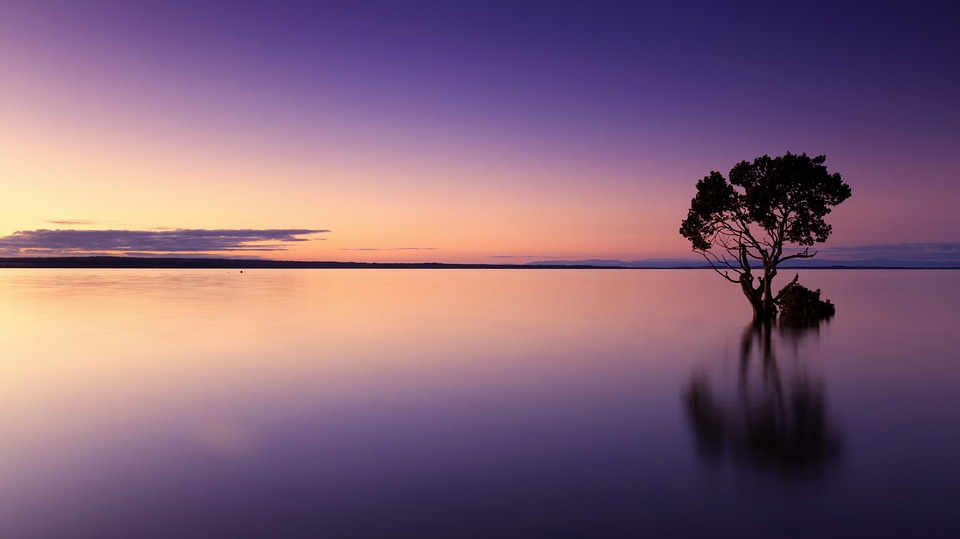
#> input picture opencv img.jpg, 960 x 539 px
$ python Image_transformation.py
#> lines starting #> are read from the running program, lines starting #| are printed output that depends on the picture
import cv2 as cv
import numpy as np

img = cv.imread("opencv img.jpg")
#> img is the input picture: shape (539, 960, 3); mean B, G, R 119.6, 99.1, 130.6
# cv.imshow('Tree',img)

# Translation
def translate(img, x, y):
#> called with x = -100, y = -100
    transMat = np.float32([[1,0,x],[0,1,y]])
    dimensions = (img.shape[1],img.shape[0])
#> dimensions = (960, 539)
    return cv.warpAffine(img,transMat,dimensions)
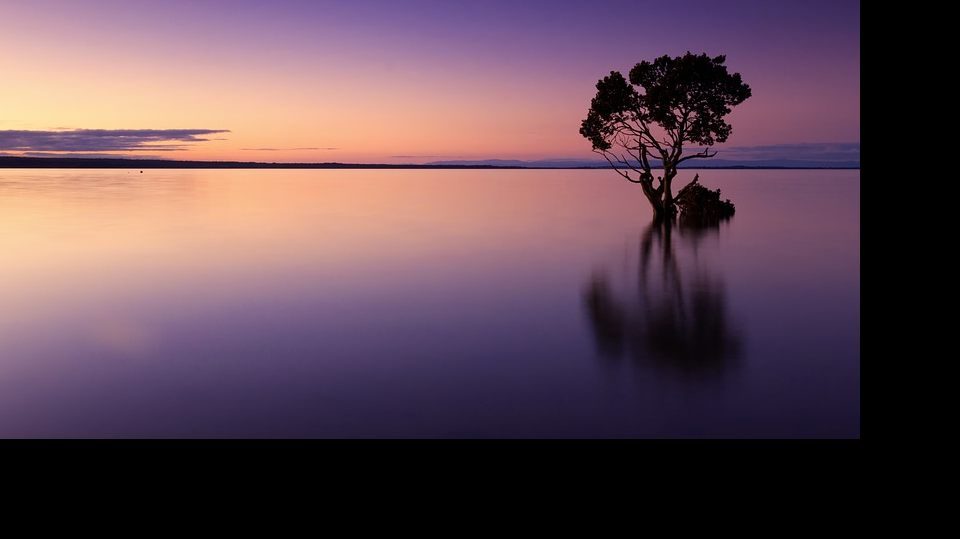
#> returned value: shape (539, 960, 3); mean of channels 0, 1, 2 83.7, 72.8, 97.3; drawn as B, G, R

# -x --> left
# -y --> Up
# x --> Right
# y --> left

translated = translate(img,-100,-100)
cv.imshow("Translated", translated)

# Rotation
def rotate(img, angle, rotPoint=None):
#> called with angle = -45
    (height,width) = img.shape[:2]
#> height = 539; width = 960

    if rotPoint is None:
        rotPoint = (width//2 , height//2)
#> rotPoint = (480, 269)

    rotMat=cv.getRotationMatrix2D(rotPoint,angle,1.0)
    dimensions = (width,height)
#> dimensions = (960, 539)

    return cv.warpAffine (img,rotMat,dimensions)
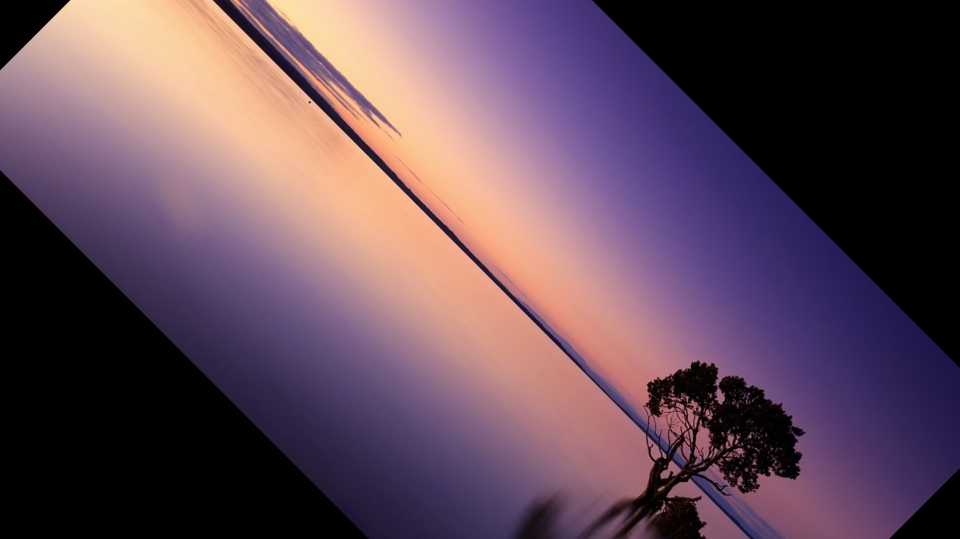
#> returned value: shape (539, 960, 3); mean of channels 0, 1, 2 89, 74.5, 98.9; drawn as B, G, R

rotated= rotate(img, -45)
cv.imshow("Rotated", rotated)

# Rotate a rotated image
rotated_rotated=rotate(rotated,-45)
#> call 2 of rotate, with angle = -45
#> in rotate (call 2), `return cv.warpAffine (img,rotMat,dimensions)`:
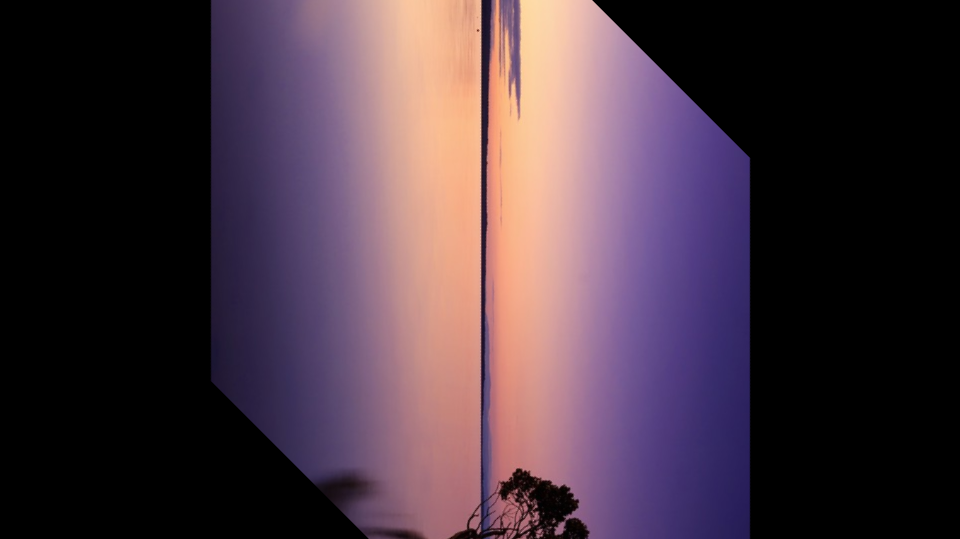
#> returned value: shape (539, 960, 3); mean of channels 0, 1, 2 64.8, 53.8, 72; drawn as B, G, R
cv.imshow("Rotated_Rotated", rotated_rotated)

# Flipping
# 0 -> Flipping image vertically about x-axis
# 1 -> Flipping image horizontally about y-axis
# -1 -> Flipping image vertically as well as horizontally
flip = cv.flip(img,1)
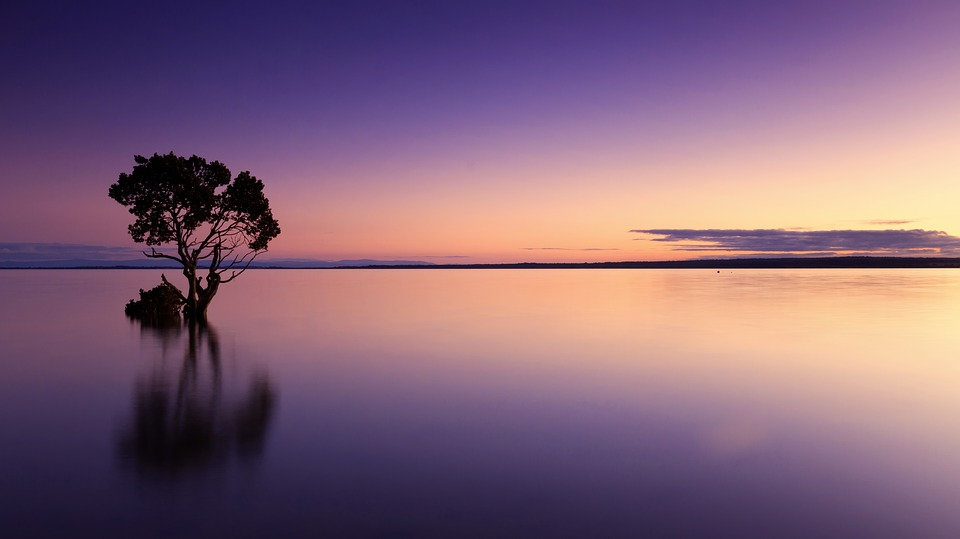
#> flip: shape (539, 960, 3); mean B, G, R 119.6, 99.1, 130.6
cv.imshow("Flip_vertically", flip)

cv.waitKey(0)
